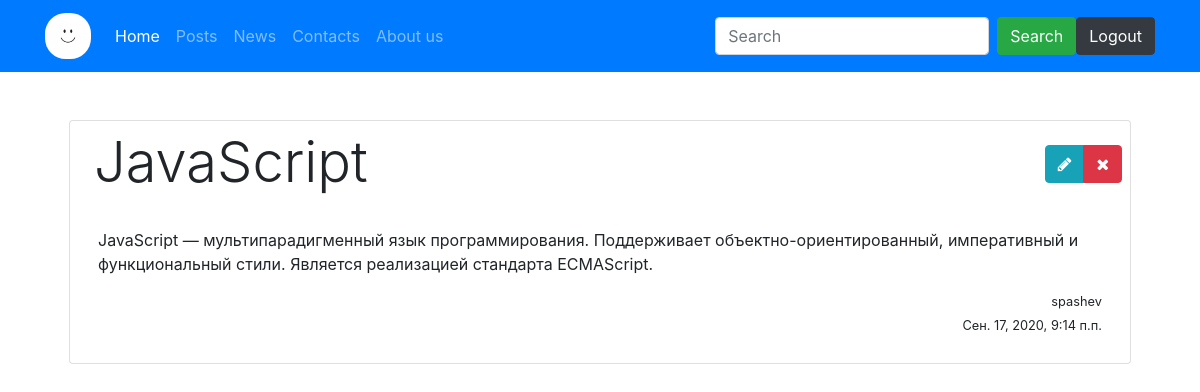
Screenshot of /post/3 with the database file from the repository.
### post/models.py (models this page shows, shortened)
class Post(models.Model):
    IS_PUBLISHED = [
        ('pub', 'published'),
        ('unpub', 'unpublished')
    ]
    title = models.CharField(max_length=150, verbose_name="Название поста")
    description = models.TextField(verbose_name="Описание поста")
    author = models.ForeignKey(User, on_delete=models.CASCADE, related_name="author")
    image = models.ImageField(null=True, blank=True)
    status = models.CharField(max_length=50, choices=IS_PUBLISHED, default="unpub")
    tag = models.ManyToManyField(Tag)
    created_at = models.DateTimeField(verbose_name="Дата создание", auto_now_add=timezone.now())

### post/views.py (the view)
# urls.py: path('post/<int:id>', PostDetailView.as_view(), name="post.show"),
class PostDetailView(DetailView):
    template_name = 'post/show.html'
    model = Post
    pk_url_kwarg = 'id'

### templates/post/show.html (shortened to what this page needs)
{% extends 'post/index.html' %}
{% block content %}
    <div class="card m-4 p-2">
        <div class="card-title display-4 ml-3">
            {{ post.title }}
            <div class="btn-group float-right mt-3">
                <a href="{% url 'post.update' id=post.id %}" class="btn btn-info"><i class="fa fa-pencil"></i></a>
                <a href="{% url 'post.delete' id=post.id %}" class="btn btn-danger"><i class="fa fa-times"></i></a>
            </div>
        </div>
        <div class="card-body">
            <p>{{ post.description }}</p>
            <small class="float-right">{{ post.author.username }}</small><br>
            <small class="float-right">{{ post.created_at }}</small>
{% endblock %}

### rows the page displays
Post: title "JavaScript", description "JavaScript — мультипарадигменный язык программирования. Поддерживает объектно-ориентированный, императивный и функциональный стили. Является реализацией стандарта ECMAScript.", author.username "spashev", created_at "Сен. 17, 2020, 9:14 п.п."
